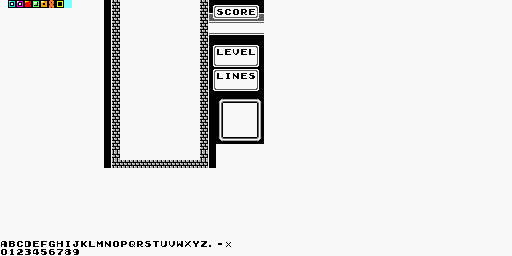

A 2D game scene composited from a Tiled map and its tileset images. What follows is a short description and the map's XML, with each tile layer's data collapsed to a summary:
An orthogonal 64x32 tile map with 8x8 px tiles, 1 tile layer (Kachelebene 1), 2 tilesets.

<map version="1.10" tiledversion="1.10.1" orientation="orthogonal" renderorder="right-down" width="64" height="32" tilewidth="8" tileheight="8" infinite="0" nextlayerid="2" nextobjectid="1">
 <tileset firstgid="1" source="tetris gb.tsx" />
 <tileset firstgid="919" source="tetriminos.tsx" />
 <layer id="1" name="Kachelebene 1" width="64" height="32">
  <data>[2048 cells, 2048 non-empty, 229 distinct tile ids]</data>
 </layer>
</map>